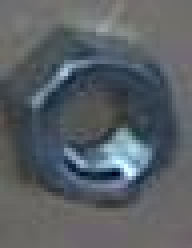
%> input picture 10.jpg, 48 x 62 px (shown 4 times larger)
$ octave detection.m   (GNU Octave 9; MATLAB toolbox functions it lacks are replaced by stand-ins)
%> lines starting %> are read from the running program, lines starting %| are printed output that depends on the picture; in (x1, y1, x2, y2) boxes, pixels count from 0 and x2, y2 are one past the last pixel; in counts of white or black regions, pixels touching at a corner belong together; the program's own positions count from 1
I = imread('10.jpg');
%> I is the input picture: size 62x48x3 uint8; mean R, G, B 89.5, 95.9, 101.2
original = I;
%contrast enhancement
se = strel('disk',4);
I = (I + imtophat(I,se)) - imbothat(I,se);
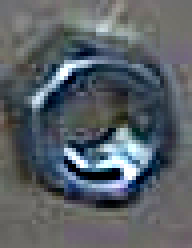
%> I: size 62x48x3 uint8 (shown 4 times larger); mean R, G, B 89.4, 96.5, 102.6
I = rgb2hsv(I);
%> I: size 62x48x3 double; mean H, S, V 0.463, 0.202, 0.413
bg_mean = mean(I(:));
%> bg_mean = 0.359
I1 = I(:, :, 2);
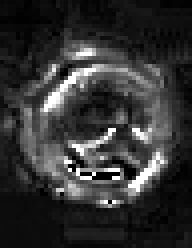
%> I1: size 62x48 double (shown 4 times larger); min 0, max 1, mean 0.202

I4 = imgaussfilt(I1,10);
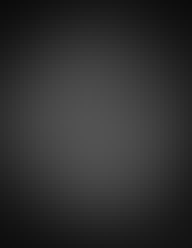
%> I4: size 62x48 double (shown 4 times larger); min 0.0455, max 0.325, mean 0.188
thresholded = I4 > bg_mean - 5;
%> thresholded: size 62x48 logical; every value is 1
I2 = thresholded .*I4;
I3 = edge(I4, 'canny', graythresh(I2));
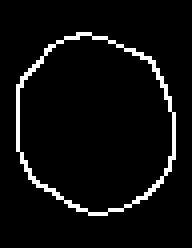
%> I3: size 62x48 logical (shown 4 times larger); 5.1% white in thin lines or dots, all inside (x1, y1, x2, y2) = (4, 8, 44, 54)

se_disk = strel('disk', 4);
se_line1 = strel('line',3,100);
se_line2 = strel('line',3,100);
img_dilated = imdilate(I3, se_disk);
%> img_dilated: size 62x48 logical; 32.6% white; 1 white region, box (x1, y1, x2, y2) and area: (1, 5, 47, 57) 969
img_dilated = imdilate(img_dilated, [se_line1 se_line2]);
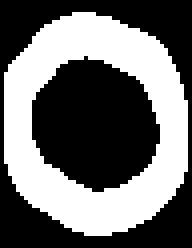
%> img_dilated: size 62x48 logical (shown 4 times larger); 43% white; 1 white region, box (x1, y1, x2, y2) and area: (1, 3, 47, 59) 1281
closed = imclose(img_dilated, se);
%> closed: size 62x48 logical; 43.2% white; 1 white region, box (x1, y1, x2, y2) and area: (1, 3, 47, 59) 1285

img_filled = imfill(closed, 'hole');
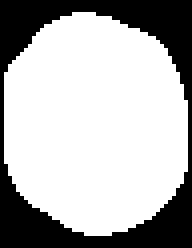
%> img_filled: size 62x48 logical (shown 4 times larger); 69.8% white; 1 black region, box (x1, y1, x2, y2) and area: (0, 0, 48, 62) 898

L= bwlabel(img_filled);
%> L: size 62x48 double; values 0 (black) and 1 (white), 69.8% white; 1 black region
regions = regionprops(L, I(:,:,1), 'BoundingBox');
%> regions = 1 region; box (x1, y1, x2, y2): (1, 3, 47, 59)

for i=1:17
%> (the run ends here)

$ run again, with 02.jpg copied over 10.jpg
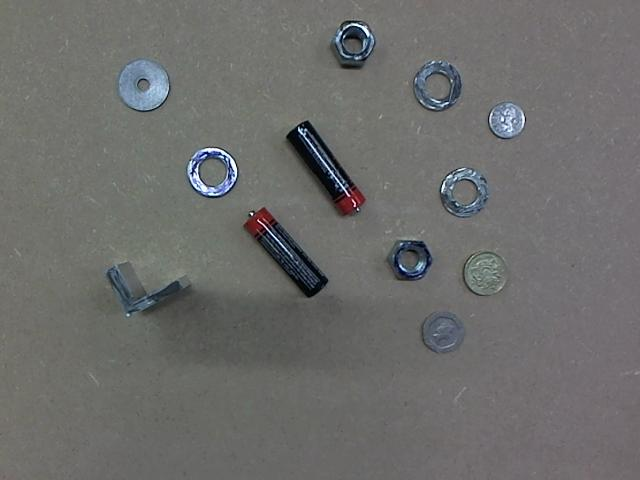
%> input picture 02.jpg, 640 x 480 px
%> I is the input picture: size 480x640x3 uint8; mean R, G, B 108.6, 108.9, 107.4
%> bg_mean = 0.292
%> thresholded: size 480x640 logical; every value is 1
%> I3: size 480x640 logical; 0.86% white in thin lines or dots, all inside (x1, y1, x2, y2) = (104, 21, 525, 353)
%> closed: size 480x640 logical; 7.5% white; 13 white regions, largest, box (x1, y1, x2, y2) and area: (242, 203, 327, 301) 2673, (178, 141, 244, 207) 2621, (284, 124, 368, 221) 2494
%> img_filled: size 480x640 logical; 11.4% white; 12 white regions
%> `L= bwlabel(img_filled);`:
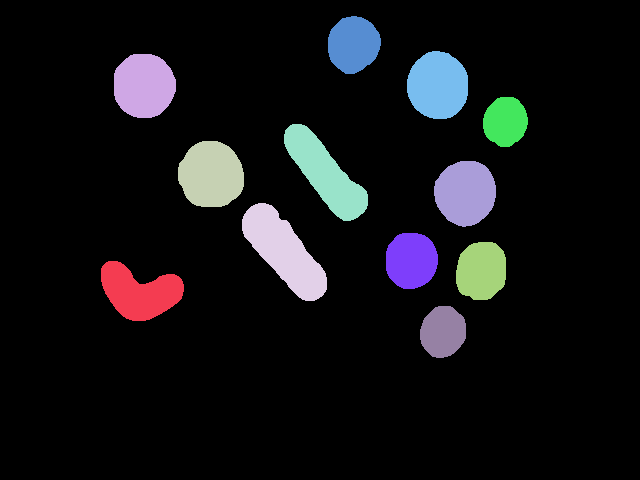
%> L: size 480x640 double; 13 distinct labels, from 0 to 12; one colour per label, 0 black
%> regions = 12 regions; largest, box (x1, y1, x2, y2): (242, 203, 327, 301), (284, 124, 368, 221), (101, 261, 184, 321), (178, 141, 244, 207), (407, 51, 468, 119)

$ run again, with 04.jpg copied over 10.jpg
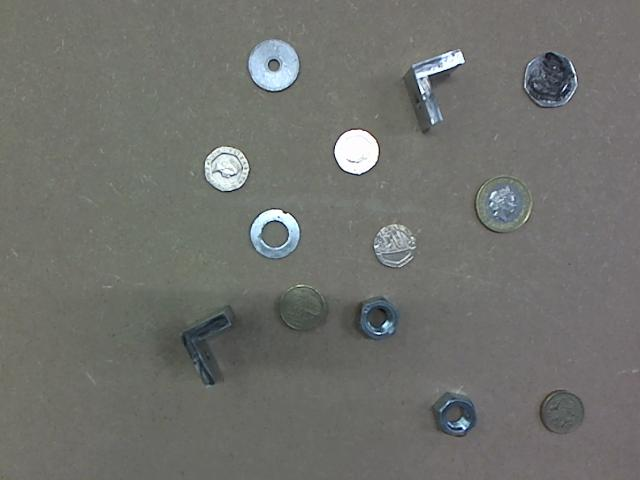
%> input picture 04.jpg, 640 x 480 px
%> I is the input picture: size 480x640x3 uint8; mean R, G, B 111.8, 112.9, 109
%> bg_mean = 0.267
%> thresholded: size 480x640 logical; every value is 1
%> I3: size 480x640 logical; 0.81% white in thin lines or dots, all inside (x1, y1, x2, y2) = (1, 1, 577, 479)
%> closed: size 480x640 logical; 7.2% white; 16 white regions, largest, box (x1, y1, x2, y2) and area: (241, 209, 331, 338) 3940, (402, 48, 455, 130) 2063, (366, 217, 419, 277) 1975
%> img_filled: size 480x640 logical; 10.8% white; 15 white regions
%> `L= bwlabel(img_filled);`:
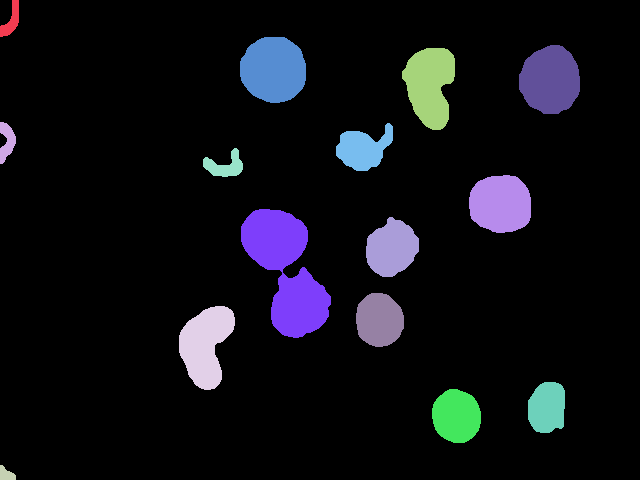
%> L: size 480x640 double; 16 distinct labels, from 0 to 15; one colour per label, 0 black
%> regions = 15 regions; largest, box (x1, y1, x2, y2): (241, 209, 331, 338), (179, 306, 235, 390), (240, 37, 306, 103), (402, 48, 455, 130), (519, 45, 580, 114)

$ run again, with 05.jpg copied over 10.jpg
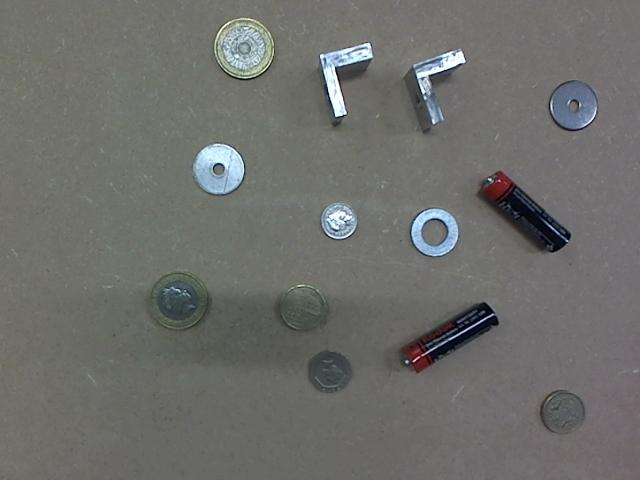
%> input picture 05.jpg, 640 x 480 px
%> I is the input picture: size 480x640x3 uint8; mean R, G, B 109.4, 110.2, 107.2
%> bg_mean = 0.279
%> thresholded: size 480x640 logical; every value is 1
%> I3: size 480x640 logical; 0.9% white in thin lines or dots, all inside (x1, y1, x2, y2) = (152, 14, 598, 427)
%> closed: size 480x640 logical; 8% white; 14 white regions, largest, box (x1, y1, x2, y2) and area: (401, 301, 500, 376) 2629, (311, 37, 374, 132) 2345, (149, 271, 207, 335) 2337
%> img_filled: size 480x640 logical; 12.7% white; 13 white regions
%> L: size 480x640 double; 14 distinct labels, from 0 to 13
%> regions = 13 regions; largest, box (x1, y1, x2, y2): (401, 301, 500, 376), (482, 170, 569, 254), (206, 9, 284, 88), (311, 37, 374, 132), (401, 201, 465, 265)
